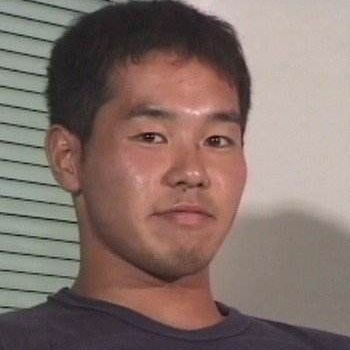
#> input picture files/野兽先辈.jpeg, 350 x 350 px
$ python Pic2Ascii.py --file 'files/野兽先辈.jpeg'
#> lines starting #> are read from the running program, lines starting #| are printed output that depends on the picture
import sys, random, argparse#argparse库用于命令行解析
import numpy as np          #numpy库用于大型矩阵计算
import math

from PIL import Image       #PIL库是Python事实上的图像处理标准库

# 图片转ASCII的基本原理是将灰度图片分割成众多小网格，将小网格的平均亮度计算出来用不同亮度字符代替
# 灰度梯度对应字符可参考：http://paulbourke.net/dataformats/asciiart/
# 70级灰度梯度（越来越亮）
gscale1 = "$@B%8&WM#*oahkbdpqwmZO0QLCJUYXzcvunxrjft/\|()1{}[]?-_+~<>i!lI;:,\"^`'. "
# 10级灰度梯度
gscale2 = '@%#*+=-:. '

#计算每一小块平均亮度
def getAverageL(image):
    im = np.array(image)#小块转成二维数组
    w, h = im.shape#保存小块尺寸
    return np.average(im.reshape(w * h))#将二维数组转成一维，求均值

#根据每一小块平均亮度匹配ASCII字符
def covertImageToAscii(fileName, cols, scale, moreLevels):
#> called with fileName = 'files/野兽先辈.jpeg', cols = 200, scale = 0.43, moreLevels = False
    global gscale1, gscale2#灰度梯度
    image = Image.open(fileName).convert('L')#打开图片并转换成灰度图
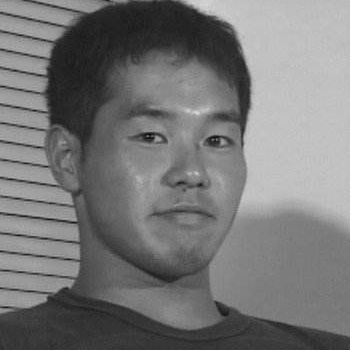
#> image: PIL image 350x350 L; min 8, max 216, mean 119.3
    W, H = image.size[0], image.size[1]#保存图像宽高
#> W = 350; H = 350
    print("图像宽高: %dx%d" % (W, H))
#| 图像宽高: 350x350
    w = W / cols#计算小块宽度
#> w = 1.75
    h = w / scale#计算小块高度，此处除垂直比例系数用于减少图像违和感，经测试scale为0.43时效果较好
#> h = 4.07
    rows = int(H / h)#计算行数
#> rows = 86
    print("共有%d行 %d列小块" % (rows,cols))
#| 共有86行 200列小块
    print("每一小块宽高: %dx%d" % (w, h))
#| 每一小块宽高: 1x4

    #图像太小则退出
    if cols > W or rows > H:
        print("图像太小不足分割！（提高图像分辨率或降低精细度）")
        exit(0)

    aimg = []#文本图形存储到列表中
    #逐个小块匹配ASCII
    for j in range(rows):
        y1 = int(j * h)#小块开始的y坐标
        y2 = int((j + 1) * h)#小块结束的y坐标
        if j == rows - 1:
            y2 = H#最后一个小格不够大，结束y坐标用图像高度H表示
        aimg.append("")#先插入空串
        for i in range(cols):
            x1 = int(i * w)#小块开始的x坐标
            x2 = int((i + 1) * w)#小块结束的x坐标
            if i == cols - 1:
                x2 = W#最后一个小格不够大，结束x坐标用图像宽度W表示
            img = image.crop((x1, y1, x2, y2))#提取小块
            avg = int(getAverageL(img))#计算平均亮度
            if moreLevels:
                gsval = gscale1[int((avg * 69) / 255)]#平均亮度值[0,255]对应到十级灰度梯度[0,69]，获得对应ASCII符号
            else:
                gsval = gscale2[int((avg * 9) / 255)]#平均亮度值[0,255]对应到七十级灰度梯度[0,9]，获得对应ASCII符号
            aimg[j] += gsval#更新文本图形
    return aimg

#主函数
def main():
    descStr = "Python实现图片转ASCII图形"
    parser = argparse.ArgumentParser(description=descStr)
    #设置可能的命令行参数来运行程序
    parser.add_argument('--file', dest='imgFile', required=True)#必须设置
    parser.add_argument('--scale', dest='scale', required=False)#可缺省
    parser.add_argument('--out', dest='outFile', required=False)
    parser.add_argument('--cols', dest='cols', required=False)
    parser.add_argument('--morelevels', dest='moreLevels', action='store_true')#设置morelevels为True

    args = parser.parse_args()#参数存到args中

    imgFile = args.imgFile#输入的图片
    outFile = 'out.txt'#输出的ASCII文本图形
    if args.outFile:
        outFile = args.outFile
    scale = 0.43#垂直比例系数测试得0.43效果佳，必须用等长字体显示文本，如宋体、Courier
    if args.scale:
        scale = float(args.scale)
    cols = 200#默认分割的列数，列数越大精细度越大，但不建议过大
    if args.cols:
        cols = int(args.cols)

    print("转换中...")
    aimg = covertImageToAscii(imgFile, cols, scale, args.moreLevels)#调用匹配函数

    f = open(outFile, 'w')#保存文档图片
    for row in aimg:
        f.write(row + '\n')
        print(row)
#> this loop made 86 passes
    f.close()
    print("ASCII文本图形存储于%s" % outFile)

#main函数
if __name__ == '__main__':
    main()

#Pycharm设置命令行参数运行方法：Run→Run→Edit Configurations→Defaults→Python→右边的Parameters
#必填：输入图片路径--file test.jpg
#选填：
#（推荐）图片分割小块列数--cols 100
#输出ASCII文本图形路径--out out.txt
#垂直比例系数--scale 1
#使用70级灰度梯度--morelevels
